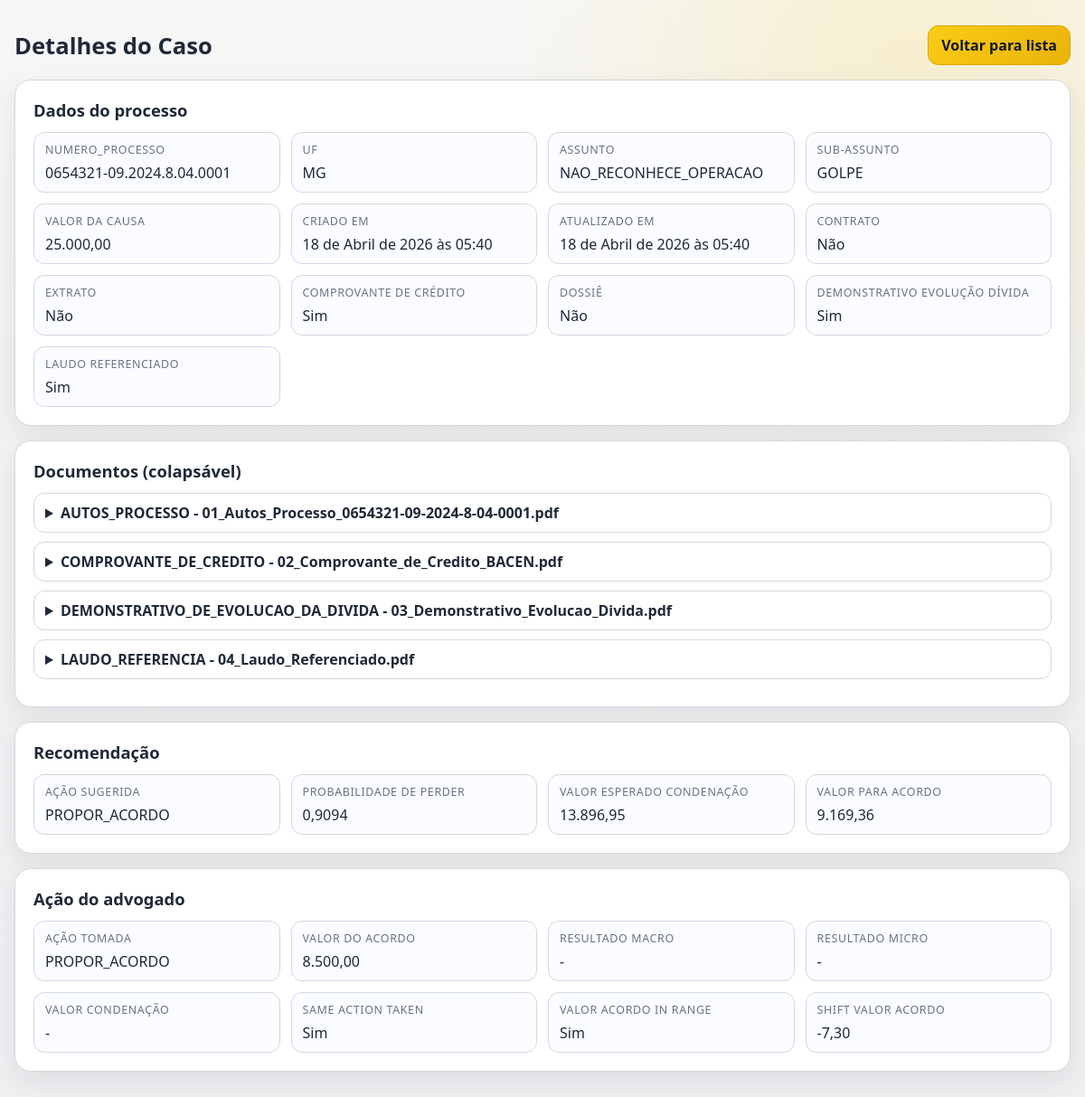
The app's page /case-detail/2 with its own data.
### legalapp/models.py (models this page shows, shortened)
class TimeStampedModel(models.Model):
	created_at = models.DateTimeField(auto_now_add=True)
	updated_at = models.DateTimeField(auto_now=True)
	class Meta:
		abstract = True

class LegalCase(TimeStampedModel):
	numero_processo = models.CharField(
		max_length=25,
		unique=True,
		validators=[
			RegexValidator(
				regex=r'^\d{7}-\d{2}\.\d{4}\.\d\.\d{2}\.\d{4}$',
				message='Número do processo deve seguir o padrão CNJ (ex: 1764352-89.2025.8.06.1818).',
			)
		],
	)
	uf = models.CharField(max_length=2, null=True, choices=UF_CHOICES)
	assunto = models.CharField(
		max_length=64,
		null = True,
		choices=ASSUNTO_CHOICES,
		default='NAO_RECONHECE_OPERACAO',
	)
	sub_assunto = models.CharField(max_length=20, null=True, choices=SUB_ASSUNTO_CHOICES)
	valor_causa = models.DecimalField(max_digits=10, decimal_places=2, null=True)
	has_contrato = models.BooleanField(default=False)
	has_extrato = models.BooleanField(default=False)
	has_comprovante_credito = models.BooleanField(default=False)
	has_dossie = models.BooleanField(default=False)
	has_demonstrativo_evolucao_divida = models.BooleanField(default=False)
	has_laudo_referenciado = models.BooleanField(default=False)
	class Meta:
		ordering = ['-created_at']

class CaseDocument(TimeStampedModel):
	case = models.ForeignKey(
		LegalCase,
		on_delete=models.CASCADE,
		related_name='documents',
	)
	document_type = models.CharField(max_length=40, choices=CASE_DOCUMENT_TYPE_CHOICES)
	file_name = models.CharField(max_length=255)
	file_path = models.FileField(upload_to='legalapp/documents/', blank=True, null=True)
	extracted_text = models.TextField(blank=True, default='')
	metadata = models.JSONField(default=dict, blank=True)
	class Meta:
		ordering = ['case_id', 'document_type', 'file_name']
		constraints = [
			models.UniqueConstraint(
				fields=['case', 'document_type', 'file_name'],
				name='unique_case_document_entry',
			)
		]

class CaseRecommendation(TimeStampedModel):
	case = models.OneToOneField(
		LegalCase,
		on_delete=models.CASCADE,
		related_name='recommendation',
	)
	probabilidade_perder_caso = models.DecimalField(
		max_digits=5,
		decimal_places=4,
		validators=[MinValueValidator(0), MaxValueValidator(1)],
	)
	valor_esperado_condenacao = models.DecimalField(
		max_digits=10,
		decimal_places=2,
		validators=[MinValueValidator(0)],
	)
	sugestao_acao = models.CharField(max_length=13, choices=ACTION_CHOICES)
	valor_para_acordo = models.DecimalField(
		max_digits=10,
		decimal_places=2,
		null=True,
		validators=[MinValueValidator(0)],
	)
	class Meta:
		ordering = ['-created_at']

class LawyerAction(TimeStampedModel):
	case = models.OneToOneField(
		LegalCase,
		on_delete=models.CASCADE,
		related_name='action',
	)
	acao = models.CharField(max_length=13, choices=ACTION_CHOICES)
	valor_acordo = models.DecimalField(
		max_digits=10,
		decimal_places=2,
		null=True,
		validators=[MinValueValidator(0)],
	)
	resultado_macro = models.CharField(max_length=12, null=True, choices=RESULTADO_MACRO_CHOICES)
	resultado_micro = models.CharField(max_length=24, null=True, choices=RESULTADO_MICRO_CHOICES)
	valor_condenacao = models.DecimalField(max_digits=10, decimal_places=2, null=True)
	same_action_taken = models.BooleanField()
	valor_acordo_in_range = models.BooleanField(null=True)
	shift_valor_acordo = models.DecimalField(max_digits=10, decimal_places=2, null=True)
	class Meta:
		ordering = ['-created_at']

### legalapp/views.py (the view, shortened to what this page needs)
# urls.py: path('case-detail/<int:case_id>', case_detail_page, name='case-detail'),
def case_detail_page(request, case_id):
	legal_case = get_object_or_404(
		LegalCase.objects.prefetch_related('documents').select_related('recommendation', 'action'),
		id=case_id,
	)
	try:
		recommendation = legal_case.recommendation
	except ObjectDoesNotExist:
		recommendation = None
	try:
		action = legal_case.action
	except ObjectDoesNotExist:
		action = None
	action_form = None
	context = {
		'case': legal_case,
		'documents': legal_case.documents.all(),
		'recommendation': recommendation,
		'action': action,
		'action_form': action_form,
	}
	return render(request, 'legalapp/case-detail.html', context)

### legalapp/templates/legalapp/case-detail.html (shortened to what this page needs)
<!DOCTYPE html>
<html lang="pt-br">
<head>
    {% load static %}
    <link rel="stylesheet" href="{% static 'legalapp/css/case-detail.css' %}">
</head>
<body>
    <div class="page">
        <div class="topbar">
            <h1>Detalhes do Caso</h1>
            <div class="topbar-actions">
                <a class="back-btn" href="{% url 'legalapp:cases-list' %}">Voltar para lista</a>
            </div>
        </div>
        <section class="card">
            <h2>Dados do processo</h2>
            <div class="grid">
                <div class="field"><span class="field-label">numero_processo</span>{{ case.numero_processo }}</div>
                <div class="field"><span class="field-label">UF</span>{{ case.uf|default:'-' }}</div>
                <div class="field"><span class="field-label">Assunto</span>{{ case.assunto|default:'-' }}</div>
                <div class="field"><span class="field-label">Sub-assunto</span>{{ case.sub_assunto|default:'-' }}</div>
                <div class="field"><span class="field-label">Valor da causa</span>{{ case.valor_causa|default:'-' }}</div>
                <div class="field"><span class="field-label">Criado em</span>{{ case.created_at }}</div>
                <div class="field"><span class="field-label">Atualizado em</span>{{ case.updated_at }}</div>
                <div class="field"><span class="field-label">Contrato</span>{{ case.has_contrato|yesno:'Sim,Não' }}</div>
                <div class="field"><span class="field-label">Extrato</span>{{ case.has_extrato|yesno:'Sim,Não' }}</div>
                <div class="field"><span class="field-label">Comprovante de crédito</span>{{ case.has_comprovante_credito|yesno:'Sim,Não' }}</div>
                <div class="field"><span class="field-label">Dossiê</span>{{ case.has_dossie|yesno:'Sim,Não' }}</div>
                <div class="field"><span class="field-label">Demonstrativo evolução dívida</span>{{ case.has_demonstrativo_evolucao_divida|yesno:'Sim,Não' }}</div>
                <div class="field"><span class="field-label">Laudo referenciado</span>{{ case.has_laudo_referenciado|yesno:'Sim,Não' }}</div>
            </div>
        </section>
        <section class="card">
            <h2>Documentos (colapsável)</h2>
            {% for document in documents %}
                <details>
                    <summary>{{ document.document_type }} - {{ document.file_name }}</summary>
                </details>
            {% empty %}
                <p class="text-muted">Nenhum documento cadastrado para este caso.</p>
            {% endfor %}
        </section>
        <section class="card">
            <h2>Recomendação</h2>
            {% if recommendation %}
                <div class="grid">
                    <div class="field"><span class="field-label">Ação sugerida</span>{{ recommendation.sugestao_acao }}</div>
                    <div class="field"><span class="field-label">Probabilidade de perder</span>{{ recommendation.probabilidade_perder_caso }}</div>
                    <div class="field"><span class="field-label">Valor esperado condenação</span>{{ recommendation.valor_esperado_condenacao }}</div>
                    <div class="field"><span class="field-label">Valor para acordo</span>{{ recommendation.valor_para_acordo|default:'-' }}</div>
                </div>
            {% else %}
                <p class="text-muted">Sem recomendação cadastrada.</p>
            {% endif %}
        </section>
        <section class="card">
            <h2>Ação do advogado</h2>
            {% if action %}
                <div class="grid">
                    <div class="field"><span class="field-label">Ação tomada</span>{{ action.acao }}</div>
                    <div class="field"><span class="field-label">Valor do acordo</span>{{ action.valor_acordo|default:'-' }}</div>
                    <div class="field"><span class="field-label">Resultado macro</span>{{ action.resultado_macro|default:'-' }}</div>
                    <div class="field"><span class="field-label">Resultado micro</span>{{ action.resultado_micro|default:'-' }}</div>
                    <div class="field"><span class="field-label">Valor condenação</span>{{ action.valor_condenacao|default:'-' }}</div>
                    <div class="field"><span class="field-label">Same action taken</span>{{ action.same_action_taken|yesno:'Sim,Não' }}</div>
                    <div class="field"><span class="field-label">Valor acordo in range</span>{{ action.valor_acordo_in_range|yesno:'Sim,Não' }}</div>
                    <div class="field"><span class="field-label">Shift valor acordo</span>{{ action.shift_valor_acordo|default:'-' }}</div>
                </div>
            {% endif %}
        </section>
    </div>
</body>
</html>

### legalapp/static/legalapp/css/case-detail.css (style rules this page uses)
:root { --bg: #f2f2f3; --text: #1f2937; --muted: #6b7280; --line: #d4d7dd; --accent: #facc15; --card: #ffffff; --danger: #b91c1c; --success: #166534; --shadow: 0 10px 30px rgba(15, 23, 42, 0.08); }
* { box-sizing: border-box; }
body { margin: 0; font-family: "Manrope", "Sora", "Avenir Next", "Segoe UI", sans-serif; background: radial-gradient(circle at 84% 5%, rgba(250, 204, 21, 0.18), transparent 30%), linear-gradient(180deg, #f7f7f8 0%, var(--bg) 30%, #eeeff1 100%); color: var(--text); }
.page { max-width: 1200px; margin: 0 auto; padding: 28px 16px 48px; }
.topbar { display: flex; justify-content: space-between; align-items: center; gap: 12px; margin-bottom: 16px; }
.topbar-actions { display: flex; gap: 10px; flex-wrap: wrap; }
.back-btn { display: inline-block; padding: 10px 14px; border-radius: 12px; text-decoration: none; color: #111827; background: linear-gradient(135deg, var(--accent), #eab308); border: 1px solid #d8a603; font-weight: 700; }
.card { background: var(--card); border: 1px solid var(--line); border-radius: 18px; box-shadow: var(--shadow); padding: 20px; margin-bottom: 16px; }
h1 { margin: 0; font-size: 1.6rem; }
h2 { margin: 0 0 12px; font-size: 1.15rem; }
.grid { display: grid; gap: 12px; grid-template-columns: repeat(auto-fit, minmax(220px, 1fr)); }
.field { border: 1px solid var(--line); border-radius: 12px; padding: 10px 12px; background: #fafcff; }
.field-label { display: block; color: var(--muted); font-size: 0.78rem; margin-bottom: 6px; text-transform: uppercase; letter-spacing: 0.05em; }
details { border: 1px solid var(--line); border-radius: 12px; padding: 10px 12px; margin-bottom: 10px; background: #fff; }
summary { cursor: pointer; font-weight: 700; }

### records on screen
LegalCase: numero_processo "0654321-09.2024.8.04.0001", uf "MG", assunto "NAO_RECONHECE_OPERACAO", sub_assunto "GOLPE", valor_causa "25.000,00", created_at "18 de Abril de 2026 às 05:40", updated_at "18 de Abril de 2026 às 05:40", has_contrato "Não", has_extrato "Não", has_comprovante_credito "Sim", has_dossie "Não", has_demonstrativo_evolucao_divida "Sim", has_laudo_referenciado "Sim"
CaseDocument: document_type "AUTOS_PROCESSO", file_name "01_Autos_Processo_0654321-09-2024-8-04-0001.pdf"
CaseDocument: document_type "COMPROVANTE_DE_CREDITO", file_name "02_Comprovante_de_Credito_BACEN.pdf"
CaseDocument: document_type "DEMONSTRATIVO_DE_EVOLUCAO_DA_DIVIDA", file_name "03_Demonstrativo_Evolucao_Divida.pdf"
CaseDocument: document_type "LAUDO_REFERENCIA", file_name "04_Laudo_Referenciado.pdf"
CaseRecommendation: sugestao_acao "PROPOR_ACORDO", probabilidade_perder_caso "0,9094", valor_esperado_condenacao "13.896,95", valor_para_acordo "9.169,36"
LawyerAction: acao "PROPOR_ACORDO", valor_acordo "8.500,00", resultado_macro "-", resultado_micro "-", valor_condenacao "-", same_action_taken "Sim", valor_acordo_in_range "Sim", shift_valor_acordo "-7,30"
